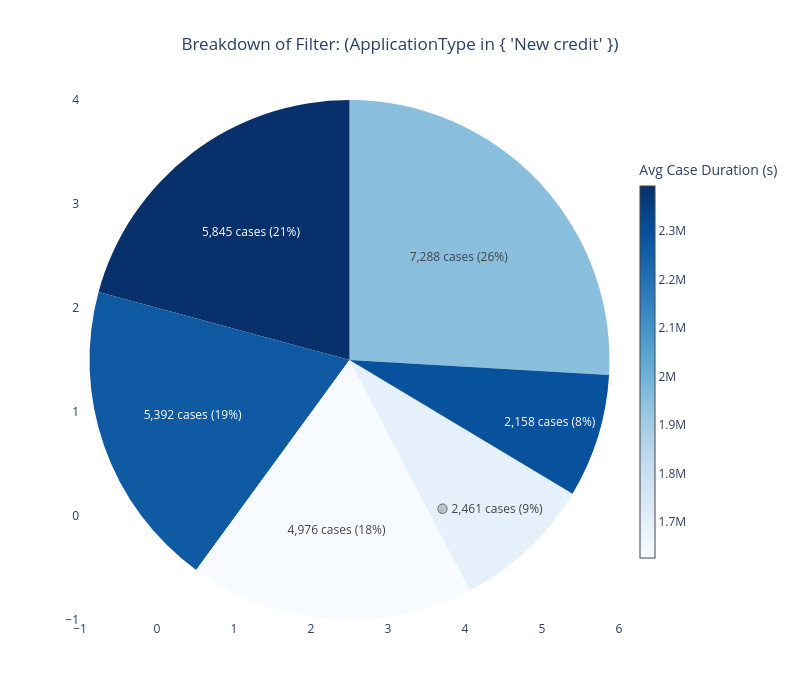

The cell this chart's notebook holds for it:
### Code cell
# Example 4
query_breakdown_pie('rs_IsNewCredit', log_view, metric='avg_case_duration_seconds', details=False)

### Figure 1 — Plotly figure (JSON) as saved in the notebook; plotly's stock layout.template omitted (floating-point values rounded to 4 significant figures)
{"data": [{"customdata": [["(CreditScore >= 600) ✅ →<br>(RequestedAmount >= 10000) ✅ →<br>(RequestedAmount < 15000) ✅ →<br>(ApplicationType in { 'New credit' }) ✅"], ["(CreditScore >= 600) ✅ →<br>(RequestedAmount >= 10000) ✅ →<br>(RequestedAmount < 15000) ❌ →<br>(ApplicationType in { 'New credit' }) ✅"], ["(CreditScore >= 600) ✅ →<br>(RequestedAmount >= 10000) ❌ →<br>(RequestedAmount < 15000) ✅ →<br>(ApplicationType in { 'New credit' }) ✅"], ["(CreditScore >= 600) ❌ →<br>(RequestedAmount >= 10000) ✅ →<br>(RequestedAmount < 15000) ✅ →<br>(ApplicationType in { 'New credit' }) ✅"], ["(CreditScore >= 600) ❌ →<br>(RequestedAmount >= 10000) ✅ →<br>(RequestedAmount < 15000) ❌ →<br>(ApplicationType in { 'New credit' }) ✅"], ["(CreditScore >= 600) ❌ →<br>(RequestedAmount >= 10000) ❌ →<br>(RequestedAmount < 15000) ✅ →<br>(ApplicationType in { 'New credit' }) ✅"]], "hovertemplate": "<b>%{customdata[0]}</b><extra></extra>", "labels": ["🟡 2,461 cases (9%)", "7,288 cases (26%)", "4,976 cases (18%)", "2,158 cases (8%)", "5,845 cases (21%)", "5,392 cases (19%)"], "marker": {"colors": ["rgb(230, 240, 250)", "rgb(137, 191, 221)", "rgb(247, 251, 255)", "rgb(8, 81, 156)", "rgb(8, 48, 107)", "rgb(15, 90, 163)"]}, "textinfo": "label", "type": "pie", "values": [2461, 7288, 4976, 2158, 5845, 5392]}, {"hoverinfo": "none", "marker": {"cmax": 2393000.0, "cmin": 1626000.0, "color": [1626000.0], "colorbar": {"len": 0.8, "thickness": 15, "title": {"text": "Avg Case Duration (s)"}}, "colorscale": [[0, "rgb(247,251,255)"], [0.125, "rgb(222,235,247)"], [0.25, "rgb(198,219,239)"], [0.375, "rgb(158,202,225)"], [0.5, "rgb(107,174,214)"], [0.625, "rgb(66,146,198)"], [0.75, "rgb(33,113,181)"], [0.875, "rgb(8,81,156)"], [1, "rgb(8,48,107)"]], "showscale": true}, "mode": "markers", "showlegend": false, "type": "scatter", "x": [null], "y": [null]}], "layout": {"height": 700, "paper_bgcolor": "white", "plot_bgcolor": "white", "showlegend": false, "title": {"text": "Breakdown of Filter: (ApplicationType in { 'New credit' })", "x": 0.5}, "width": 800}}
